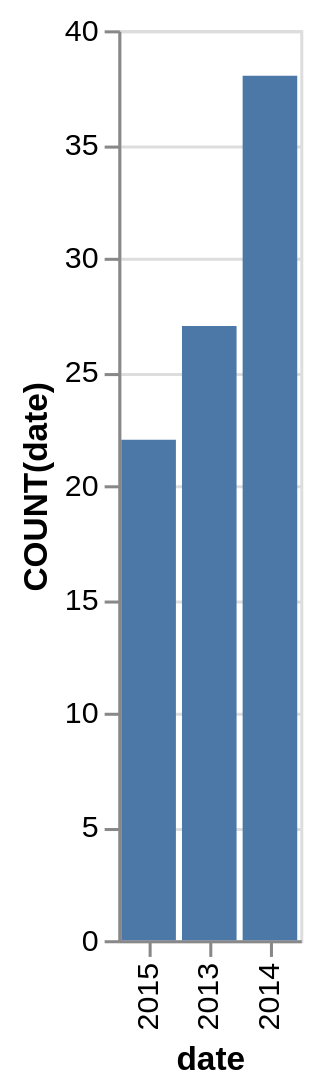

Here is the Vega-Lite specification saved for this chart:
### Vega-Lite specification from a JSON file in a GitHub repository (floating-point values rounded to 4 significant figures)
{"data": {"values": [{"x_data": "2013", "y_data": 27}, {"x_data": "2014", "y_data": 38}, {"x_data": "2015", "y_data": 22}]}, "mark": "bar", "encoding": {"x": {"field": "x_data", "type": "nominal", "title": "date", "sort": {"op": "sum", "field": "y_data", "order": "ascending"}}, "y": {"field": "y_data", "type": "quantitative", "title": "COUNT(date)"}}}
